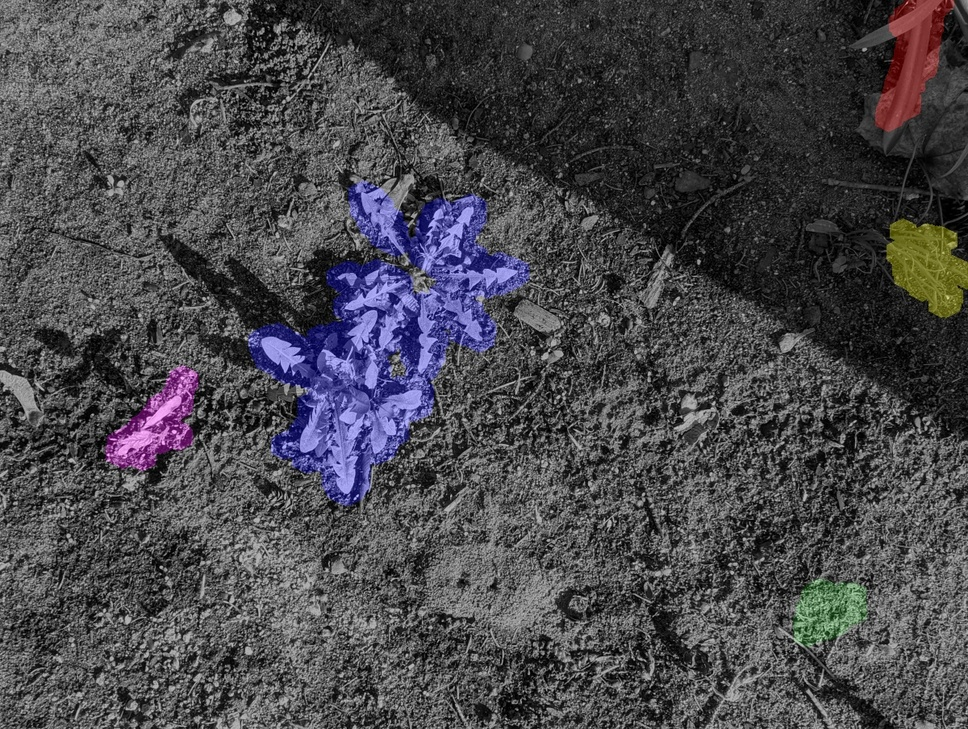
#> input picture res/PXL_20240514_213157432_grouped_image.jpg, 968 x 729 px, shrunk from 1200 x 903 before the run, given in place of the camera
$ python ocv_A19S12d_edge.py   (older library calls are emulated)
#> lines starting #> are read from the running program, lines starting #| are printed output that depends on the picture
### VideoStream.py
from threading import Thread
import cv2
import time

class VideoStream:
    def __init__(self, src=0):
        # initialize the video camera stream and read the first frame
        # from the stream
#> called with src = 1
        self.stream = cv2.VideoCapture(src)


        self.prop_framecount = self.stream.get (cv2.CAP_PROP_FRAME_COUNT)
        self.loopback = self.prop_framecount > 0
        self.loop_counter = 0
        self.current_index = 0

        (self.grabbed, self.frame) = self.stream.read()
#> self.frame is the input picture: shape (729, 968, 3); mean B, G, R 76.2, 72, 73

		# initialize the variable used to indicate if the thread should
		# be stopped
        self.stopped = False
        self.delay = -1
        self.pause = False

    def start(self):
		# start the thread to read frames from the video stream
        self.mainThread = Thread(target=self.update, args=())
        self.mainThread.start()
        return self

    def update(self):
        time_acc = 0
        grab_it = True
        previous_time = 0

		# keep looping infinitely until the thread is stopped
        while True:
			# if the thread indicator variable is set, stop the thread
            if self.stopped:
                return


            if (self.loopback):
                if (self.stream.get (cv2.CAP_PROP_POS_FRAMES) >= self.prop_framecount):
                    self.stream.set (cv2.CAP_PROP_POS_FRAMES, 0)
                    self.loop_counter = self.loop_counter + 1
                    self.current_index = 0

            if (self.delay > 0):

                ## Better time management that waitKey()
                current_time = int (round (time.time() * 1000))
                delta_time = current_time - previous_time
                previous_time = current_time

                time_acc += delta_time

                grab_it = False

                if time_acc >= self.delay:
                    grab_it = True
                    time_acc = 0
            else:
                grab_it = True

            if not self.pause and grab_it:
			    # otherwise, read the next frame from the stream
                (self.grabbed, self.frame) = self.stream.read()
                self.current_index = self.current_index + 1

    def read(self):
		# return the frame most recently read
        return self.grabbed, self.frame

    def stop(self):
		# indicate that the thread should be stopped
        self.stopped = True

    def isOpened(self):
        return self.stream.isOpened()

    def release(self):
        self.stop()

        # Kill the thread
        self.mainThread.join()
        self.stream.release()

    def get(self, cap_prop):
        return self.stream.get(cap_prop)

    def set(self, cap_prop, value):
        return self.stream.set(cap_prop, value)

### ocv_A19S12d_edge.py
import cv2
import VideoStream as webcam
import numpy as np
import time


print ("OpenCV version : " + cv2.__version__)

cap = webcam.VideoStream(src=1).start()
#cap = cv2.VideoCapture(0)


print ("Camera opened : " + str(cap.isOpened()))

win_name = 'frame'
win_sobel = 'sobel'
want_to_exit = False

## Creation de la fenêtre avant la boucle
cv2.namedWindow(win_name)

millis = lambda : int (round (time.time() * 1000))

previousTime = 0
deltaTime = 0

counter = 1
time_acc = 0

while (not want_to_exit and cv2.getWindowProperty(win_name, 0) >= 0 ):

    ## Gestion de temps
    currentTime = millis()
    deltaTime = currentTime - previousTime
    previousTime = currentTime

    time_acc += deltaTime

    ## Gestion de la lecture
    retval, frame = cap.read()

    ## Pipeline
    gray = cv2.cvtColor(frame, cv2.COLOR_BGR2GRAY)

    # Calcul en X
    sobelx64f = cv2.Sobel(gray, cv2.CV_64F, 1, 0)
    abs_sobelx64f = np.absolute(sobelx64f)
    cv2.imshow("text x", cv2.convertScaleAbs(sobelx64f))
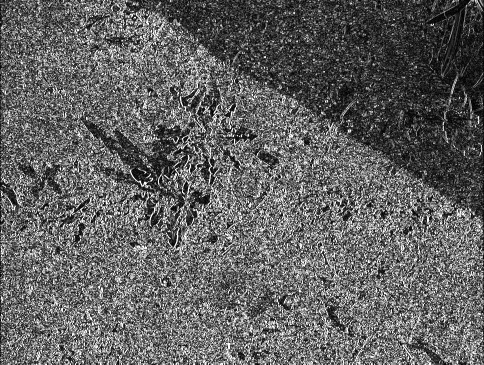
#> window 'text x': shape (729, 968) (shown at 1/2 size); min 0, max 255, mean 97.8

    # Calcul en Y
    sobely64f = cv2.Sobel(gray, cv2.CV_64F, 0, 1)
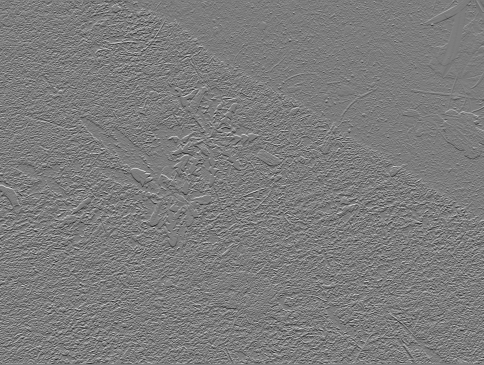
#> sobely64f: shape (729, 968) float64 (shown at 1/2 size); min -667, max 695, mean 0.3; drawn with min black and max white
    abs_sobely64f = np.absolute(sobely64f)
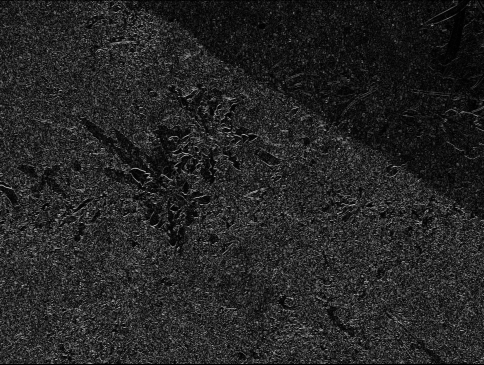
#> abs_sobely64f: shape (729, 968) float64 (shown at 1/2 size); min 0, max 695, mean 102.2; drawn with min black and max white
    cv2.imshow("text y", cv2.convertScaleAbs(sobely64f))
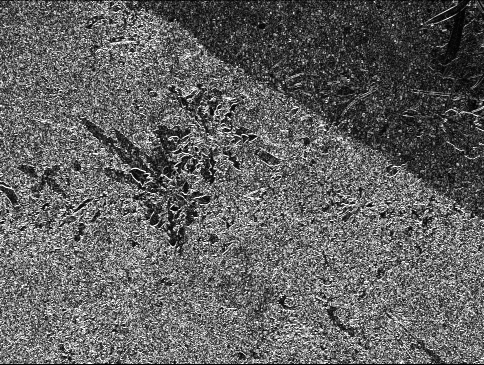
#> window 'text y': shape (729, 968) (shown at 1/2 size); min 0, max 255, mean 97

    # Somme ponderee
    sobel_64f = cv2.addWeighted(abs_sobelx64f, 0.5, abs_sobely64f, 0.5, 0)
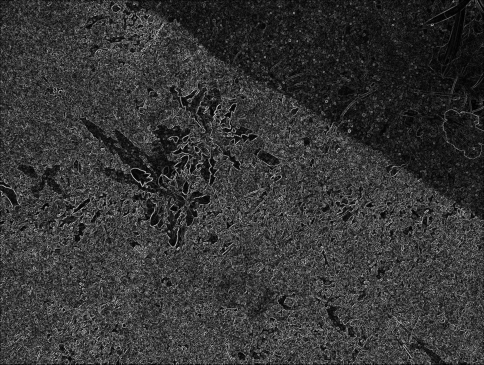
#> sobel_64f: shape (729, 968) float64 (shown at 1/2 size); min 0, max 483, mean 102.7; drawn with min black and max white

    # Conversion en 8 bit
    sobel_8u = np.uint8(sobel_64f)
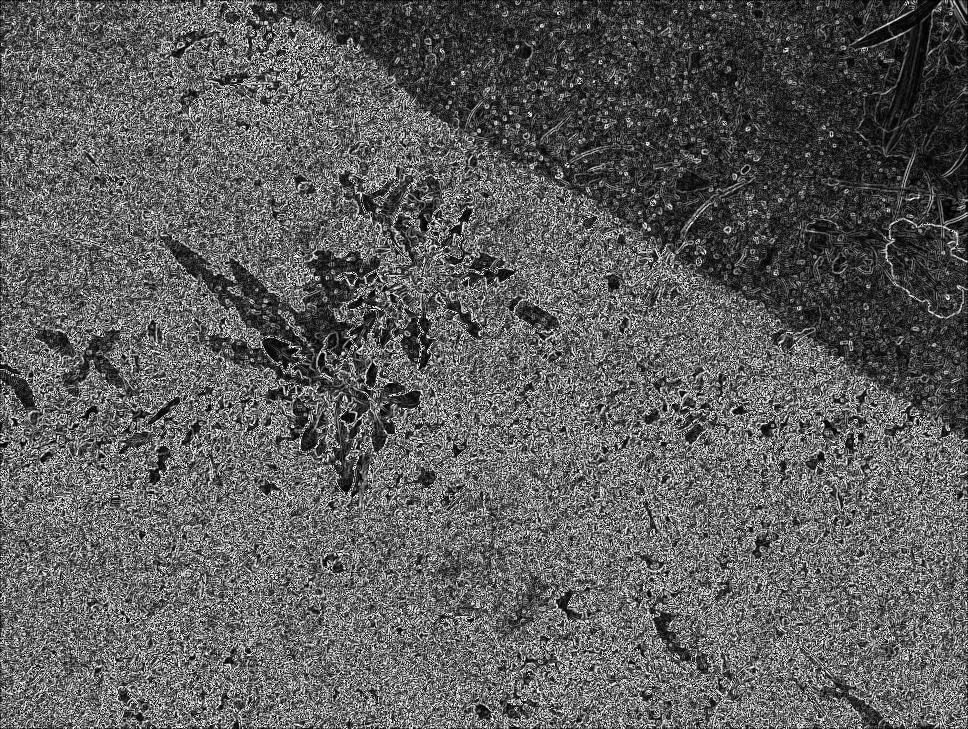
#> sobel_8u: shape (729, 968); min 0, max 255, mean 93.7

    ## Affichage et autres sorties
    if (counter >= 30 ):
        counter = 0
        avg  =  time_acc / 30.0
        time_acc = 0

        print ( " Average per cycle : " + str (avg))

    counter += 1

    cv2.imshow(win_name, frame)
    cv2.imshow(win_sobel, sobel_8u)

    ## Gestion des entrées
    key_val = cv2.waitKey(1) & 0xFF
#> (key Esc is pressed here)
    if key_val == 27:
        want_to_exit = True


cv2.destroyAllWindows()
cap.release()

$ run again, on res/PXL_20240514_213203095_grouped_image.jpg
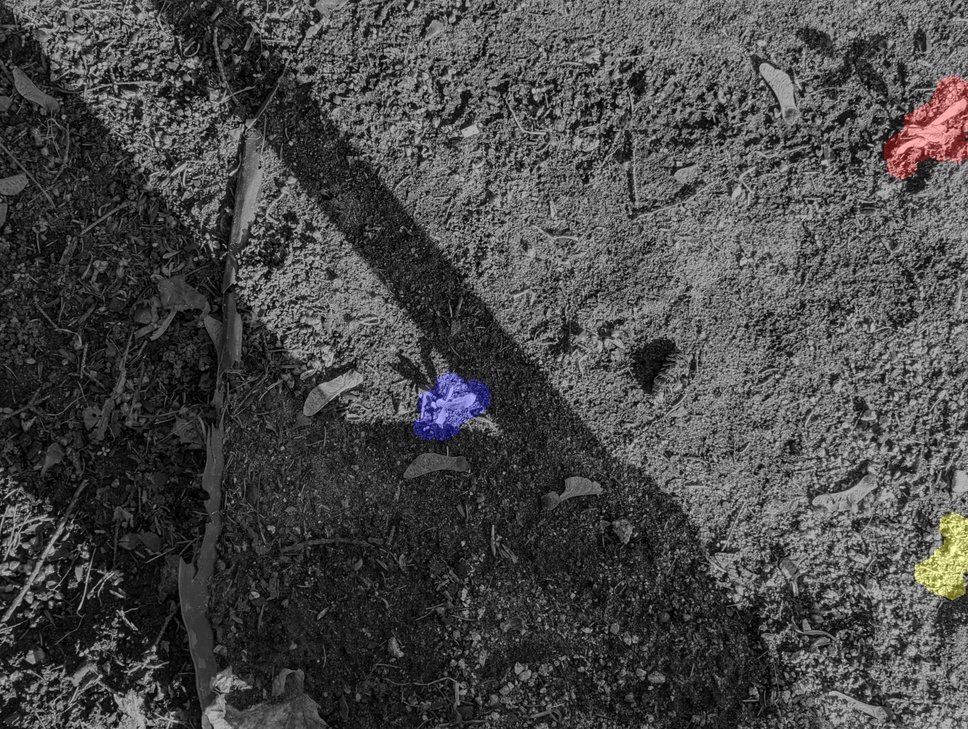
#> input picture res/PXL_20240514_213203095_grouped_image.jpg, 968 x 729 px, shrunk from 1200 x 903 before the run, given in place of the camera
#> in __init__, self.frame is the input picture: shape (729, 968, 3); mean B, G, R 72.3, 72.3, 72.8
#> `sobely64f = cv2.Sobel(gray, cv2.CV_64F, 0, 1)`:
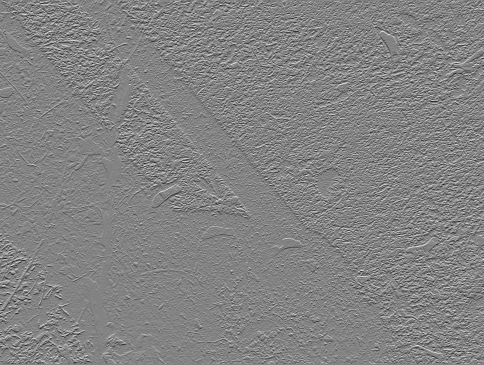
#> sobely64f: shape (729, 968) float64 (shown at 1/2 size); min -625, max 589, mean -0.4; drawn with min black and max white
#> `sobel_8u = np.uint8(sobel_64f)`:
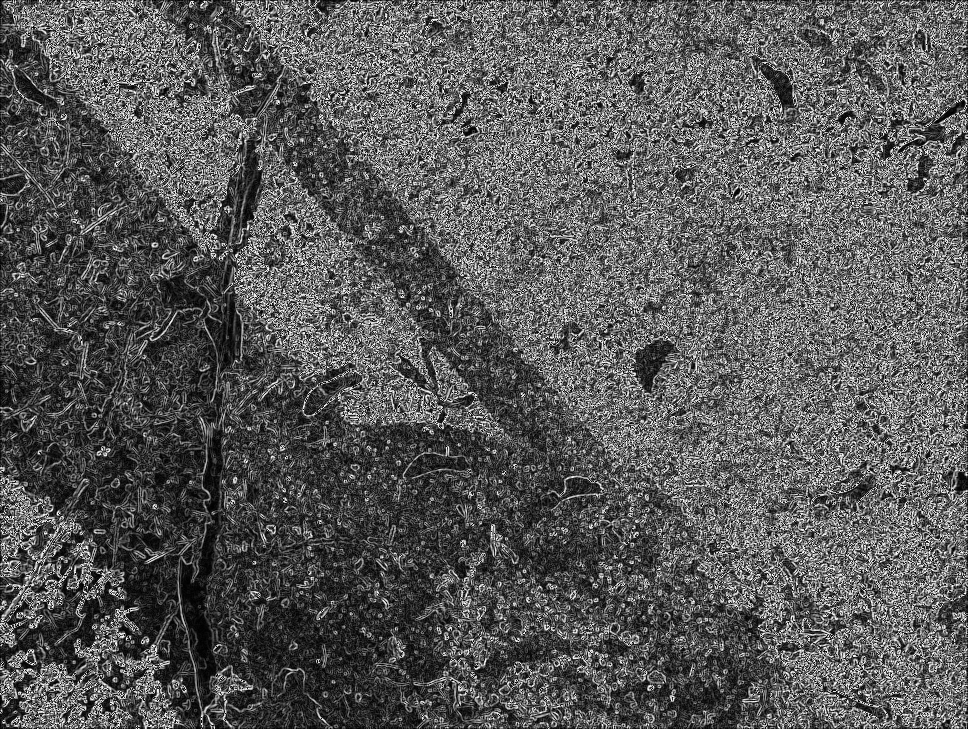
#> sobel_8u: shape (729, 968); min 0, max 255, mean 89.2

$ run again, on res/PXL_20240514_213208489_grouped_image.jpg
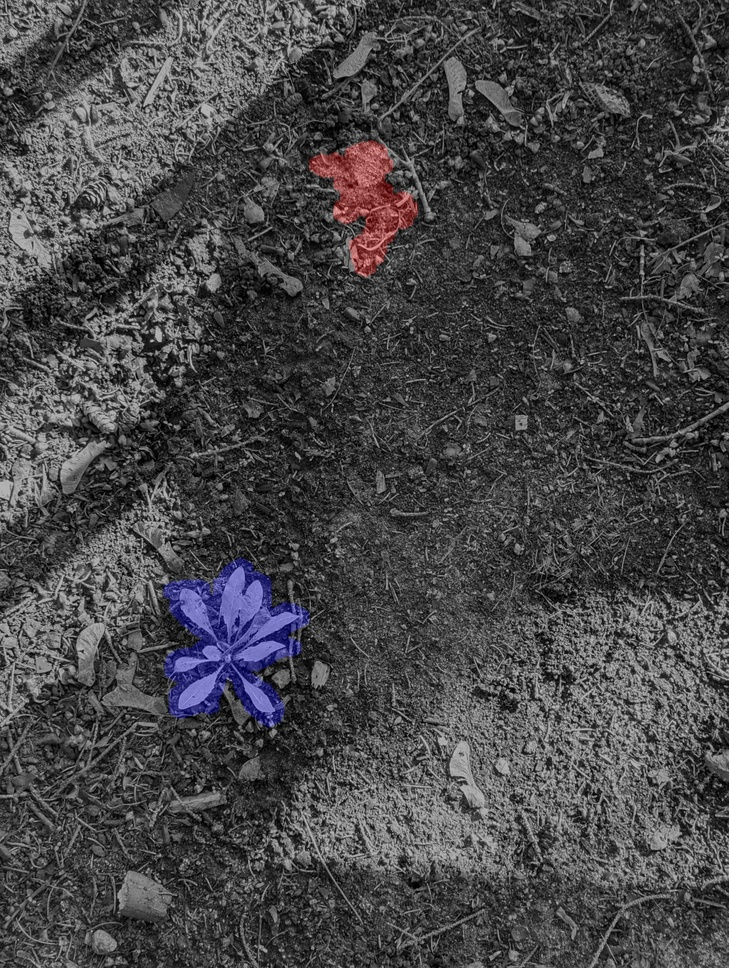
#> input picture res/PXL_20240514_213208489_grouped_image.jpg, 729 x 968 px, shrunk from 1200 x 1593 before the run, given in place of the camera
#> in __init__, self.frame is the input picture: shape (968, 729, 3); mean B, G, R 72.1, 70.4, 71.2
#> `sobely64f = cv2.Sobel(gray, cv2.CV_64F, 0, 1)`:
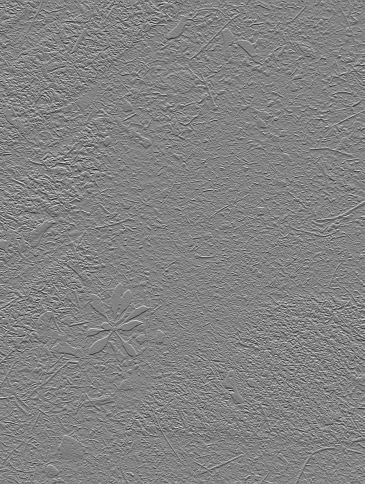
#> sobely64f: shape (968, 729) float64 (shown at 1/2 size); min -624, max 591, mean 0; drawn with min black and max white
#> `sobel_8u = np.uint8(sobel_64f)`:
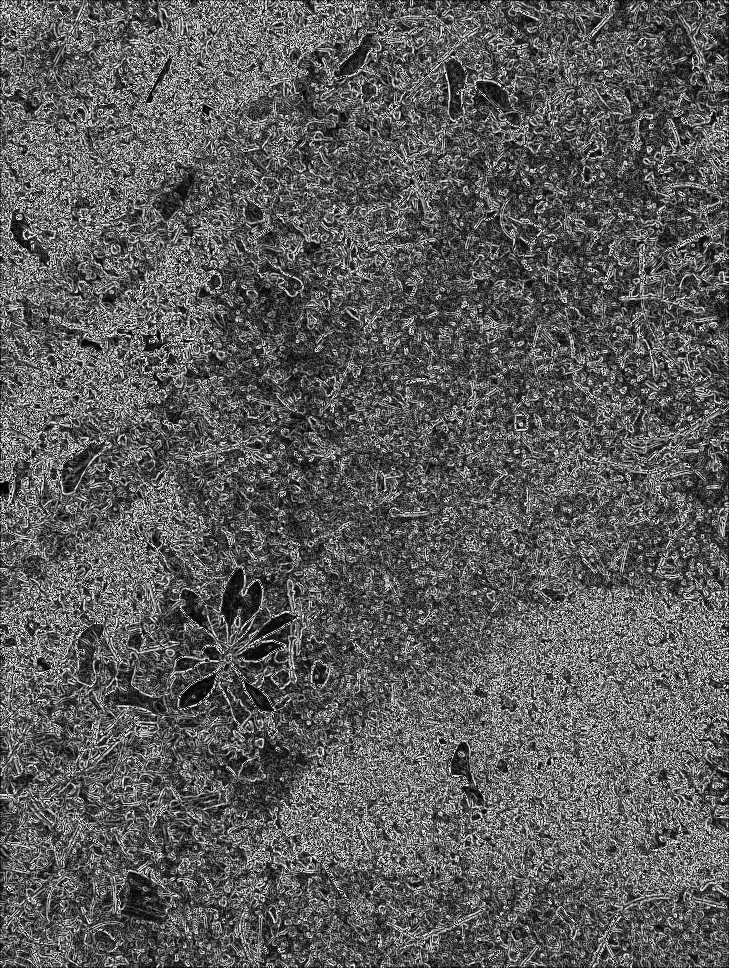
#> sobel_8u: shape (968, 729); min 0, max 255, mean 91.9
